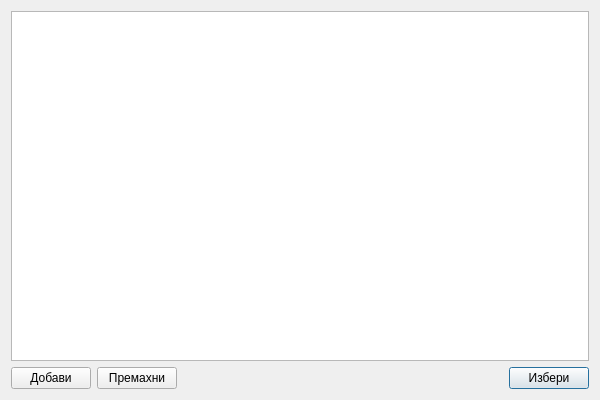
<?xml version="1.0" encoding="UTF-8"?>
<ui version="4.0">
 <class>NotesTemplateDialogClass</class>
 <widget class="QDialog" name="NotesTemplateDialogClass">
  <property name="geometry">
   <rect>
    <x>0</x>
    <y>0</y>
    <width>600</width>
    <height>400</height>
   </rect>
  </property>
  <property name="windowTitle">
   <string>NotesTemplateDialog</string>
  </property>
  <layout class="QVBoxLayout" name="verticalLayout">
   <item>
    <widget class="QTableWidget" name="tableWidget">
     <property name="editTriggers">
      <set>QAbstractItemView::EditTrigger::NoEditTriggers</set>
     </property>
     <property name="showDropIndicator" stdset="0">
      <bool>false</bool>
     </property>
     <property name="dragDropOverwriteMode">
      <bool>false</bool>
     </property>
     <property name="selectionMode">
      <enum>QAbstractItemView::SelectionMode::SingleSelection</enum>
     </property>
     <property name="selectionBehavior">
      <enum>QAbstractItemView::SelectionBehavior::SelectRows</enum>
     </property>
     <property name="textElideMode">
      <enum>Qt::TextElideMode::ElideNone</enum>
     </property>
     <property name="rowCount">
      <number>0</number>
     </property>
     <attribute name="horizontalHeaderMinimumSectionSize">
      <number>1</number>
     </attribute>
     <attribute name="horizontalHeaderShowSortIndicator" stdset="0">
      <bool>false</bool>
     </attribute>
     <attribute name="verticalHeaderMinimumSectionSize">
      <number>0</number>
     </attribute>
    </widget>
   </item>
   <item>
    <layout class="QHBoxLayout" name="horizontalLayout">
     <item>
      <widget class="QPushButton" name="addButton">
       <property name="text">
        <string>Добави</string>
       </property>
      </widget>
     </item>
     <item>
      <widget class="QPushButton" name="deleteButton">
       <property name="text">
        <string>Премахни</string>
       </property>
       <property name="autoDefault">
        <bool>false</bool>
       </property>
      </widget>
     </item>
     <item>
      <spacer name="horizontalSpacer">
       <property name="orientation">
        <enum>Qt::Orientation::Horizontal</enum>
       </property>
       <property name="sizeHint" stdset="0">
        <size>
         <width>40</width>
         <height>20</height>
        </size>
       </property>
      </spacer>
     </item>
     <item>
      <widget class="QPushButton" name="okButton">
       <property name="text">
        <string>Избери</string>
       </property>
       <property name="default">
        <bool>true</bool>
       </property>
      </widget>
     </item>
    </layout>
   </item>
  </layout>
 </widget>
 <layoutdefault spacing="6" margin="11"/>
 <resources/>
 <connections/>
</ui>
